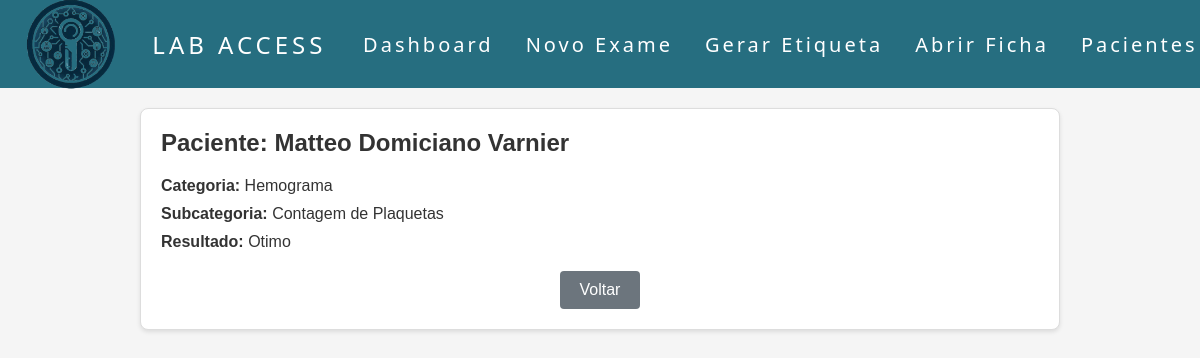
The page /exam/1 on the database as committed earlier.
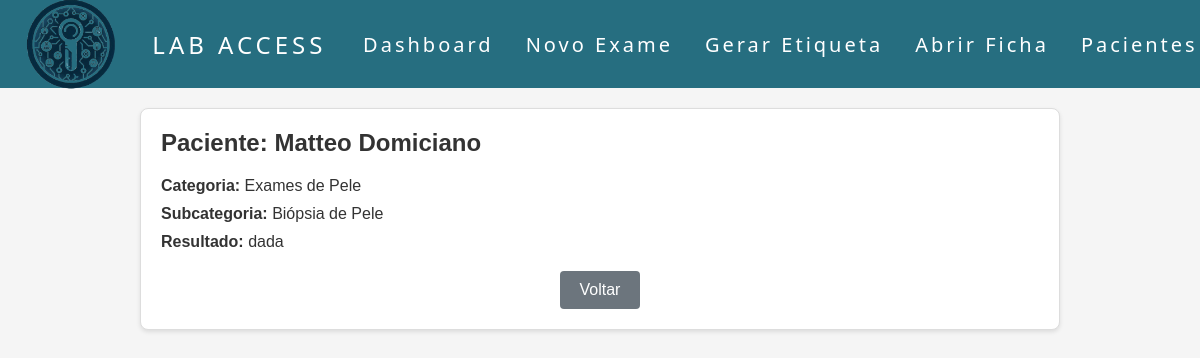
The same page on the database as committed later.
### models.py (models this page shows, shortened)
class Exam(db.Model):
    id = db.Column(db.Integer, primary_key=True)
    patient_name = db.Column(db.String(100), nullable=False)
    category = db.Column(db.String(100), nullable=False)
    subcategory = db.Column(db.String(100), nullable=False)
    result = db.Column(db.String(100), nullable=False)
    details = db.Column(JSON)
    created_at = db.Column(db.DateTime, default=datetime.utcnow)  # Novo campo

### app.py (the view)
@app.route('/exam/<int:exam_id>')
def view_exam(exam_id):
    exam = Exam.query.get_or_404(exam_id)  # Busca o exame pelo ID
    return render_template('exam_detail.html', exam=exam)

### templates/exam_detail.html (shortened to what this page needs)
<!DOCTYPE html>
<html lang="pt-BR">
<head>
    <link rel="stylesheet" href="{{ url_for('static', filename='css/exam_detail.css') }}">
</head>
<body>
    <header>
        <nav>
            <a class="logo">
                <img src="{{ url_for('static', filename='image/logo.png') }}" alt="Logo" class="logo-img">
                Lab Access
            </a>
            <ul class="nav-list">
                <li><a href="{{ url_for('home') }}" class="btn-option ">Dashboard</a></li>
                <li><a href="{{ url_for('exame') }}" class="btn-option">Novo Exame</a></li>
                <li><a href="{{ url_for('generate_label') }}" class="btn-option">Gerar Etiqueta</a></li>
                <li><a href="{{ url_for('client_record_search') }}" class="btn-option">Abrir Ficha</a></li>
                <li><a href="{{ url_for('view_patients') }}" class="btn-option">Pacientes</a></li>
            </ul>
        </nav>
    </header>
    <div class="main-content">
        <div class="exam-details">
            <h2>Paciente: {{ exam.patient_name }}</h2>
            <div class="exam-info">
                <p><strong>Categoria:</strong> {{ exam.category }}</p>
                <p><strong>Subcategoria:</strong> {{ exam.subcategory }}</p>
                <p><strong>Resultado:</strong> {{ exam.result }}</p>
            </div>
            <div class="button-container">
                <button onclick="goBack()" class="btn-back">Voltar</button>
            </div>
        </div>
    </div>
</body>
</html>

### static/css/exam_detail.css (style rules this page uses)
* { margin: 0; padding: 0; }
body { font-family: 'Arial', sans-serif; background-color: #f5f5f5; color: #333; overflow-x: hidden; height: 100%; width: 100%; margin: 0; padding: 0; }
.logo { font-size: 24px; text-transform: uppercase; letter-spacing: 4px; display: flex; align-items: center; }
.logo-img { width: 140px; height: auto; margin-right: 10px; margin-top: 20px; }
nav { display: flex; justify-content: space-around; align-items: center; font-family: system-ui, -apple-system, BlinkMacSystemFont, 'Segoe UI', Roboto, Oxygen, Ubuntu, Cantarell, 'Open Sans', 'Helvetica Neue', sans-serif; background: #266e80 ; height: 11vh; }
nav a { color : #ffffff; text-decoration: none; transition: 0.3s; font-size: 20px; }
.nav-list { list-style: none; display: flex; }
.nav-list li { letter-spacing: 3px; margin-left: 32px; }
.main-content { margin-left: 10%; margin-right: 10%; overflow-y: auto; }
.exam-details { padding: 20px; background-color: white; border: 1px solid #ddd; border-radius: 8px; box-shadow: 0 2px 4px rgba(0, 0, 0, 0.1); margin: 20px; }
.exam-details h2 { margin-bottom: 20px; }
.exam-info { margin-bottom: 20px; }
.exam-info p { margin-bottom: 10px; }
.button-container { margin-top: 20px; text-align: center; }
.btn-back { background-color: #6c757d; color: white; padding: 10px 20px; border: none; border-radius: 4px; font-size: 16px; cursor: pointer; }

Rows that differ between the two databases and show on the page:
changed Exam: patient_name "Matteo Domiciano Varnier" → "Matteo Domiciano"; category "Hemograma" → "Exames de Pele"; subcategory "Contagem de Plaquetas" → "Biópsia de Pele"; result "Otimo" → "dada"
